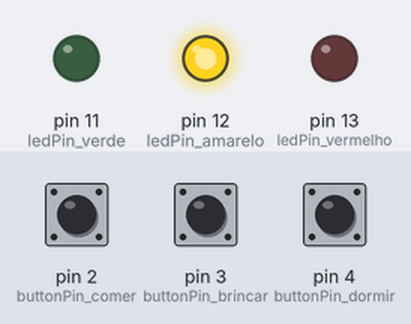
The sketch below on a simulated Arduino Uno, built with avr-gcc and run on an emulated ATmega328P. On the bench: output pins drawn as LEDs (lit = HIGH). Inputs (shaded band) come from the test bench; at power-on: pin 3 (buttonPin_brincar) HIGH, pin 2 (buttonPin_comer) HIGH, pin 4 (buttonPin_dormir) HIGH. Random numbers use the default seed unless the sketch sets one.

Above: at 1.2 s.
1.3 s: pin 3 (buttonPin_brincar) pulled LOW for 0.15 s
At 2.7 s:
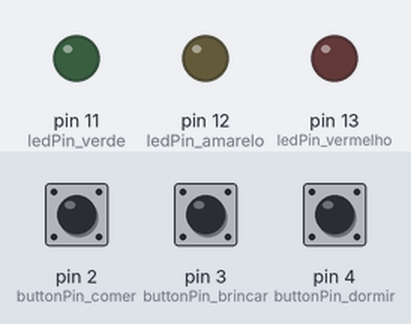
Timing chart, 0 to 4.3 s (numbered marks = the images above; inputs shaded):
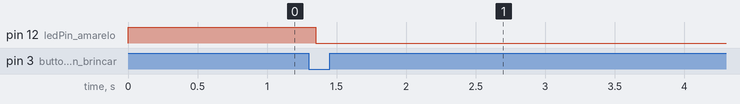

Measured:
- after the input at 1.3 s, pin 12 (ledPin_amarelo): HIGH → LOW after 0.05 s

The sketch:

projeto_tamagochi.ino
```cpp
int buttonPin_dormir=4;
int buttonPin_brincar=3;
int buttonPin_comer=2;
int ledPin_vermelho=13;
int ledPin_amarelo=12;
int ledPin_verde=11;
int PinLDR=A0;
unsigned long tempo_verde=0;
unsigned long tempo_amarelo=0;
unsigned long tempo_vermelho=0;
long randNumber;
unsigned long tempo_dormir;

float media=0;
int valorADC=0;
int pontuacao;
int vetor[6];
unsigned long contador;
int count;
unsigned long tempo_anterior;

int buttonState1= LOW;
int lastButtonState1 = LOW;

int buttonState2=LOW;
int lastButtonState2=LOW;

int buttonState3=LOW;
int lastButtonState3=LOW;

long lastDebounceTime = 0;
long debounceDelay = 50;

void pin_mode(int intervalo,int intervalo2, String funcao){
  for(int i=intervalo ;i<=intervalo2;i++){                    // pin mode vai variar com a string que escrever quando chamo a funcao
    if (funcao=="INPUT_PULLUP"){
  		pinMode(i,INPUT_PULLUP);
    }
    else if(funcao=="OUTPUT"){
      	pinMode(i,OUTPUT);
    }
  }
}


float media_f() {
  float soma = 0;                      //se a variavel count  for 6 percorro o array e vou incrementando os respeitvos numeros na variavel soma e depois divido por 6 para fazer media
  if (count == 6) {
    for (int i = 0; i < 6; i++) {
      soma += vetor[i];
    }
    float media = soma / 6;

    return(media);
  }
}


void desligar_leds(){
  for(int pin=11;pin<=13;pin++){     //percorro os pins dos leds desligando os
  	digitalWrite(pin,LOW);
  }

}

int penalizacao(unsigned long tempo){

  if((millis()-tempo)>=60000UL && millis()-tempo!=0){    //se a diferenca entre o tempo em que carrego nos respetivos botoes(tempo atual) e o tempo que guardei quando os leds acenderam for maior que 1min, vai somar 5 à pontuacao a cada minuto completo que passe adiciono mais 5, se a diferenca tiver entre 0 e os 15s retiro 5 pontos
    contador=int((millis()-tempo)/60000UL);
    pontuacao+=5*contador;

  }
  else if((millis()-tempo)<=15000 && pontuacao>0){
    pontuacao-=5;

  }
  if(pontuacao>25){
    Serial.println("Tamagochi morreu");

  }

  return pontuacao;
}


void setup() {
  Serial.begin(9600);
  pin_mode(11,13,"OUTPUT");   //pinMode
  pin_mode(2,4,"INPUT_PULLUP");
  pinMode(PinLDR,INPUT);

  tempo_dormir=0;
  pontuacao=0;
  randomSeed(analogRead(0));
  randNumber=random(-60000,60000); // dá um numero aleatorio no intervalo de +-60s

}


void loop() {
	if (pontuacao <= 25) {     // se a pontuacao for <=25 executa o codigo se nao vai estar a executar sempre a funcar desligar_leds
    if (tempo_dormir==0) {

      if (millis() % 60000UL == 0 && millis() >1 && millis()!=tempo_anterior) {
        tempo_anterior=millis();
        Serial.print("Pontuação:");
        Serial.println(pontuacao);
        valorADC = analogRead(A0);
        vetor[count] = valorADC;
        count++;
      }

      if (count >= sizeof(vetor) / sizeof(int)) {
        media_f();
        count = 0;

      }


      if (millis() % (78000UL + randNumber) == 0 && millis() != 0 && digitalRead(ledPin_verde)==LOW) {   //led comer   // quando os leds acenderem guardo o tempo numa variavel
        digitalWrite(ledPin_verde, HIGH);
        tempo_verde = millis();
      }

      if (millis() % (60000UL + randNumber) == 0 && millis() != 0 &&  digitalRead(ledPin_amarelo)==LOW) {  // LED atencao
        digitalWrite(ledPin_amarelo, HIGH);
        tempo_amarelo = millis();
      }

      if ((millis() % (198000UL + randNumber) == 0 && millis() != 0 &&  digitalRead(ledPin_vermelho)==LOW) || media > (1024 * 2 / 3)) { //led dormir
        digitalWrite(ledPin_vermelho, HIGH);
        tempo_vermelho = millis();
      }


      int reading1 = !digitalRead(buttonPin_dormir);  //debounce botao1 dormir

      if (reading1 != lastButtonState1) {
        lastDebounceTime = millis();
      }

      if ((millis() - lastDebounceTime) > debounceDelay) {
        if (reading1 != buttonState1) {
          buttonState1 = reading1;
          if (digitalRead(ledPin_vermelho) == HIGH) {
            if (reading1 == HIGH) {                    //funcao penalizacao é executada quando carrego nos respetivos botoes
              penalizacao(tempo_vermelho);

              tempo_dormir = millis();
              if ((millis() - tempo_dormir) == 0) {
                if(pontuacao<=25){
                  Serial.println("Tamagochi a dormir");
                  desligar_leds();
                }
              }

            }
          }
        }
      }

      lastButtonState1 = reading1;


      int reading2 = !digitalRead(buttonPin_brincar);  //debounce botao brincar

      if (reading2 != lastButtonState2) {
        lastDebounceTime = millis();
      }

      if ((millis() - lastDebounceTime) > debounceDelay) {
        if (reading2 != buttonState2) {
          buttonState2 = reading2;
          if (digitalRead(ledPin_amarelo) == HIGH) {
            if (reading2 == HIGH) {
              penalizacao(tempo_amarelo);

              digitalWrite(ledPin_amarelo, LOW);
            }
          }
        }
      }
      lastButtonState2 = reading2;

      int reading3 = !digitalRead(buttonPin_comer);  //debounce botao comer

      if (reading3 != lastButtonState3) {
        lastDebounceTime = millis();
      }

      if ((millis() - lastDebounceTime) > debounceDelay) {
        if (reading3 != buttonState3) {
          buttonState3 = reading3;
          if (digitalRead(ledPin_verde) == HIGH) {
            if (reading3 == HIGH) {
              penalizacao(tempo_verde);

              digitalWrite(ledPin_verde, LOW);
            }
          }
        }
      }
      lastButtonState3 = reading3;

    }


    else {
      desligar_leds();                           //o tempo_dormir !=0 então o programa vai ler apenas a funcar desligar_leds até passar o tempo para acordar, quando acordar volto a igualar a variavel tempo_dormir a 0 para o programa voltar a executar o código todo
      if (millis() - tempo_dormir == 96000UL) {
        Serial.println("Tamagochi a acordar");
        tempo_dormir = 0;
      }
    }


  }

  else {               //a pontuacao é >25 então o programa só vai executar a funcar desligar_leds
    desligar_leds();
  }
}
```
